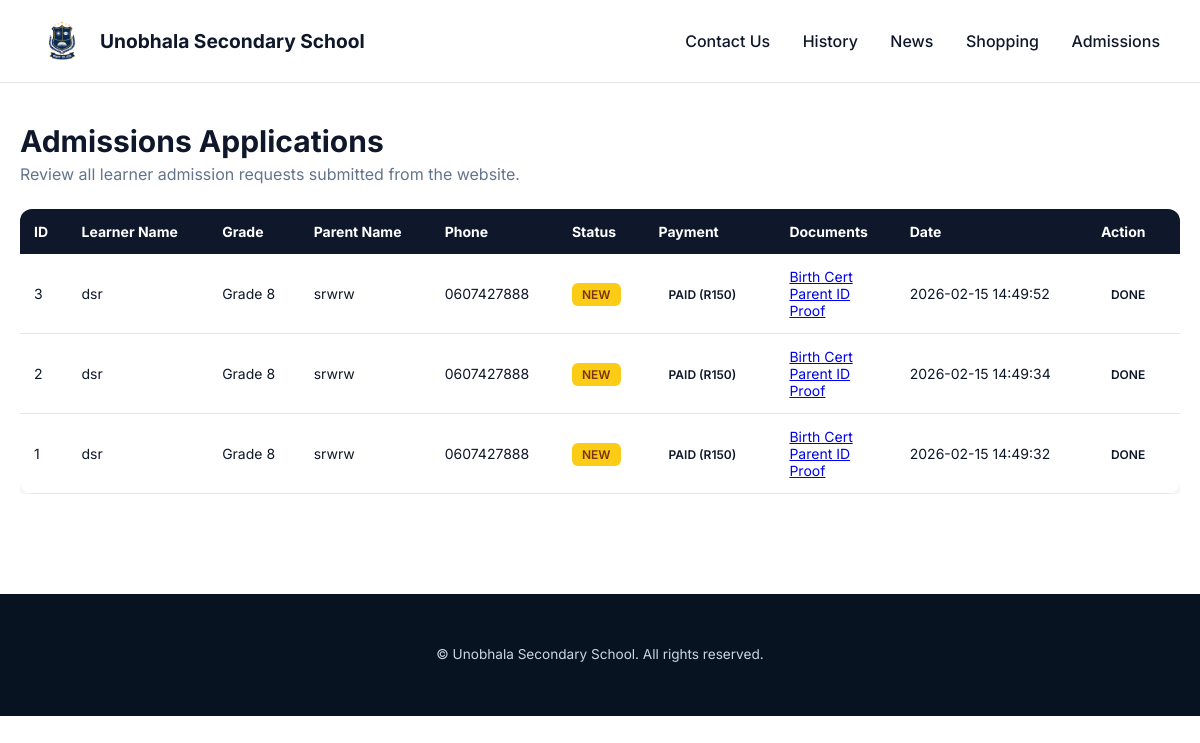
Page /admin/admissions (signed in) on the committed database.
### tables this page shows
CREATE TABLE admissions (
        id INTEGER PRIMARY KEY AUTOINCREMENT,

        learner_name TEXT,
        parent_name TEXT,
        phone TEXT,
        email TEXT,
        grade TEXT,
        amount_paid TEXT,

        birth_certificate TEXT,
        parent_id_copy TEXT,
        latest_report TEXT,
        proof_of_residence TEXT,
        message TEXT,

        payment_status TEXT DEFAULT 'unpaid',
        payment_id TEXT,

        status TEXT DEFAULT 'new',
        created_at TIMESTAMP DEFAULT CURRENT_TIMESTAMP
    );

### app.py (the view)
@app.route("/admin/admissions")
@admin_required
def admin_admissions():
    conn = get_db()
    admissions = conn.execute(
        "SELECT * FROM admissions ORDER BY id DESC"
    ).fetchall()
    conn.close()
    return render_template("admin_admissions.html", admissions=admissions)

### app.py (called while the page is built)
def get_db():
    conn = sqlite3.connect(DB_PATH)
    conn.row_factory = sqlite3.Row
    conn.execute("PRAGMA foreign_keys = ON")
    return conn

def admin_required(f):
    @wraps(f)
    def wrapper(*args, **kwargs):
        if not session.get("admin_logged_in"):
            return redirect(url_for("admin_login"))
        return f(*args, **kwargs)
    return wrapper

@app.context_processor
def inject_cart_count():
    cart = session.get("cart", [])
    count = sum(item.get("quantity", 0) for item in cart if isinstance(item, dict))
    return dict(cart_count=count)

### templates/admin_admissions.html (shortened to what this page needs)
{% extends "base.html" %}
{% block content %}
<section class="admin-admissions">
    <h1 class="page-title">Admissions Applications</h1>
    <p class="page-subtitle">
        Review all learner admission requests submitted from the website.
    </p>
    <div class="table-container">
        <table class="admissions-table">
            <thead>
                <tr>
                    <th>ID</th>
                    <th>Learner Name</th>
                    <th>Grade</th>
                    <th>Parent Name</th>
                    <th>Phone</th>
                    <th>Status</th>
                    <th>Payment</th>
                    <th>Documents</th>
                    <th>Date</th>
                    <th>Action</th>
                </tr>
            </thead>
            <tbody>
                {% for a in admissions %}
                <tr>
                    <td>{{ a.id }}</td>
                    <td>{{ a.learner_name }}</td>
                    <td>{{ a.grade }}</td>
                    <td>{{ a.parent_name }}</td>
                    <td>{{ a.phone }}</td>
                    <td>
                        <span class="status {{ a.status }}">
                            {{ a.status }}
                        </span>
                    </td>
                    <td>
                        {% if a.payment_status == "paid" %}
                            <span class="status approved">
                                Paid (R{{ a.amount_paid }})
                            </span>
                        {% else %}
                            <td>
                                <span class="status {{ a.payment_status }}">{{ a.payment_status }}</span>
                            </td>
                        {% endif %}
                    </td>
                    <td>
                        {% if a.birth_certificate %}
                            <a href="{{ url_for('static', filename=a.birth_certificate) }}" target="_blank">Birth Cert</a><br>
                        {% endif %}
                        {% if a.parent_id_copy %}
                            <a href="{{ url_for('static', filename=a.parent_id_copy) }}" target="_blank">Parent ID</a><br>
                        {% endif %}
                        {% if a.proof_of_residence %}
                            <a href="{{ url_for('static', filename=a.proof_of_residence) }}" target="_blank">Proof</a>
                        {% endif %}
                    </td>
                    <td>{{ a.created_at }}</td>
                    <td>
                        {% if a.payment_status != "paid" %}
                        <form method="POST" action="{{ url_for('mark_paid', admission_id=a.id) }}">
                            <button class="approve-btn">Mark Paid</button>
                        </form>
                        {% else %}
                            <span class="status approved">Done</span>
                        {% endif %}
                    </td>
                </tr>
                {% else %}
                <tr>
                    <td colspan="10" class="empty">
                        No admissions submitted yet.
                    </td>
                </tr>
                {% endfor %}
            </tbody>
        </table>
    </div>
</section>
{% endblock %}

### static/css/style.css (style rules this page uses)
* { margin: 0; padding: 0; box-sizing: border-box; }
body { font-family: 'Inter', sans-serif; color: #0f172a; background: #ffffff; }
.admin-admissions { padding: 40px 20px; }
.page-title { font-size: 30px; margin-bottom: 5px; }
.page-subtitle { color: #64748b; margin-bottom: 25px; }
.table-container { overflow-x: auto; }
.admissions-table { width: 100%; border-collapse: collapse; background: white; border-radius: 12px; overflow: hidden; box-shadow: 0 10px 25px rgba(0,0,0,0.08); }
.admissions-table th { background: #0f172a; color: white; text-align: left; padding: 14px; font-size: 14px; }
.admissions-table td { padding: 14px; border-bottom: 1px solid #e2e8f0; font-size: 14px; }
.status { padding: 4px 10px; border-radius: 6px; font-size: 12px; font-weight: 600; text-transform: uppercase; }
.status.new { background: #facc15; color: #78350f; }

### rows in the picture
admissions: id "3", learner_name "dsr", grade "Grade 8", parent_name "srwrw", phone "0607427888", status "NEW", amount_paid "150", created_at "2026-02-15 14:49:52", payment_status "DONE"
admissions: id "2", learner_name "dsr", grade "Grade 8", parent_name "srwrw", phone "0607427888", status "NEW", amount_paid "150", created_at "2026-02-15 14:49:34", payment_status "DONE"
admissions: id "1", learner_name "dsr", grade "Grade 8", parent_name "srwrw", phone "0607427888", status "NEW", amount_paid "150", created_at "2026-02-15 14:49:32", payment_status "DONE"
